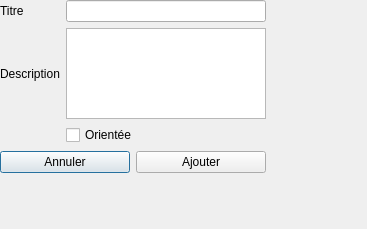
<?xml version="1.0" encoding="UTF-8"?>
<ui version="4.0">
 <class>CreateRelation</class>
 <widget class="QDialog" name="CreateRelation">
  <property name="geometry">
   <rect>
    <x>0</x>
    <y>0</y>
    <width>367</width>
    <height>229</height>
   </rect>
  </property>
  <property name="windowTitle">
   <string>Dialog</string>
  </property>
  <widget class="QWidget" name="layoutWidget">
   <property name="geometry">
    <rect>
     <x>0</x>
     <y>0</y>
     <width>266</width>
     <height>173</height>
    </rect>
   </property>
   <layout class="QGridLayout" name="gridLayout_2">
    <item row="0" column="0">
     <layout class="QGridLayout" name="gridLayout">
      <item row="1" column="1">
       <widget class="QTextEdit" name="description"/>
      </item>
      <item row="0" column="0">
       <widget class="QLabel" name="label">
        <property name="text">
         <string>Titre</string>
        </property>
       </widget>
      </item>
      <item row="0" column="1">
       <widget class="QLineEdit" name="title"/>
      </item>
      <item row="1" column="0">
       <widget class="QLabel" name="label_2">
        <property name="text">
         <string>Description</string>
        </property>
       </widget>
      </item>
      <item row="2" column="0">
       <layout class="QHBoxLayout" name="horizontalLayout_2">
        <item>
         <spacer name="horizontalSpacer">
          <property name="orientation">
           <enum>Qt::Horizontal</enum>
          </property>
          <property name="sizeHint" stdset="0">
           <size>
            <width>68</width>
            <height>20</height>
           </size>
          </property>
         </spacer>
        </item>
       </layout>
      </item>
      <item row="2" column="1">
       <widget class="QCheckBox" name="orientation">
        <property name="text">
         <string>Orientée</string>
        </property>
       </widget>
      </item>
     </layout>
    </item>
    <item row="1" column="0">
     <layout class="QHBoxLayout" name="horizontalLayout">
      <item>
       <widget class="QPushButton" name="cancel">
        <property name="text">
         <string>Annuler</string>
        </property>
       </widget>
      </item>
      <item>
       <widget class="QPushButton" name="ok">
        <property name="text">
         <string>Ajouter</string>
        </property>
       </widget>
      </item>
     </layout>
    </item>
   </layout>
  </widget>
 </widget>
 <resources/>
 <connections/>
</ui>
